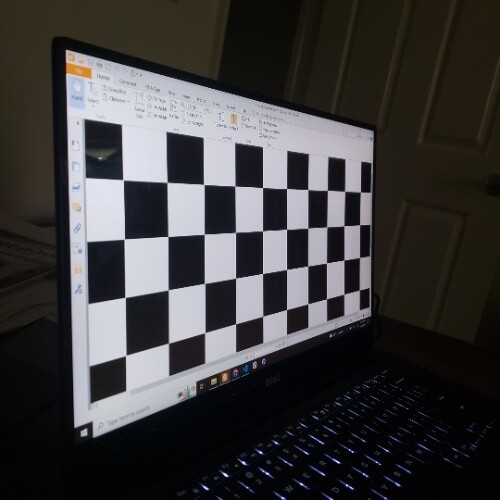
#> input picture Code/Stereo Vision/CalibrationImages/Checkerboards/Checkerboard0.jpg, 500 x 500 px; its folder holds 4 pictures in this run
$ python camera_calibration_Zhang.py
#> lines starting #> are read from the running program, lines starting #| are printed output that depends on the picture
import random
import time
import cv2
import numpy as np
import glob     # for reading files given the path
#===================================================================
#===================================================================

#===================================================================
def get_homography(all_matched_points, RANSAC_max_iterations, RANSAC_inlier_error_threshold):
    """ Applies RANSAC and obtains the homography """
    best_homography = np.zeros((3,3))
    num_correspondence_points = 25  # Homography will be the best fit for these correspondence points
    matches = all_matched_points

    inliers_for_best_model = 0
    # Apply RANSAC to get the best homography
    for i in range(RANSAC_max_iterations):
        rands = random.sample(range(len(all_matched_points)), num_correspondence_points)

        # Construct A matrix from the source and destination image pixel coordinates
        # The indices of the rows and columns for grayscale images have to be carefully considered
        A = np.empty(shape=[0, 9])
        for r in rands:
            a1 = np.array([[matches[r][0][0], matches[r][0][1], 1, 0, 0, 0, -matches[r][1][0] * matches[r][0][0],\
                           -matches[r][1][0] * matches[r][0][1], -matches[r][1][0]]])
            a2 = np.array([[0, 0, 0, matches[r][0][0], matches[r][0][1], 1, -matches[r][1][1] * matches[r][0][0],\
                           -matches[r][1][1] * matches[r][0][1], -matches[r][1][1]]])
            a = np.append(a1, a2, axis=0)
            A = np.append(A, a, axis=0)

        # The homography vector is the eigenvector of A^T A corresponding to the minimum eigenvalue
        # eigenvalues, eigenvectors = np.linalg.eig(np.transpose(A) @ A)
        # h = eigenvectors[np.argmin(eigenvalues)]

        # Alternatively, homography can be computed using SVD as well
        U, S, Vh = np.linalg.svd(A)
        h = Vh[-1]

        # Construct the matrix
        current_homography = np.array([[h[0], h[1], h[2]],
                                       [h[3], h[4], h[5]],
                                       [h[6], h[7], h[8]]]) / h[8]

        # Check the number of inliers produced by the given estimate of the homography
        current_inliers = 0
        for j in range(len(matches)):
            source_pixel_position = np.array([[matches[j][0][0]], [matches[j][0][1]], [1]])
            destination_pixel_position = np.array([[matches[j][1][0]], [matches[j][1][1]]])
            # print(destination_pixel_position)
            destination_pixel_position_prediction = current_homography.dot(source_pixel_position)
            # print(f'before dividing by homogeneous: {destination_pixel_position_prediction}')

            # Making predicted position homogeneous
            z_d = destination_pixel_position_prediction[2][0]
            destination_pixel_position_prediction = np.array([[destination_pixel_position_prediction[0][0]],
                                                              [destination_pixel_position_prediction[1][0]]])
            destination_pixel_position_prediction /= z_d

            # Check if the predicted position is within the threshold distance from the actual position
            if (np.linalg.norm(destination_pixel_position_prediction - destination_pixel_position) <\
                RANSAC_inlier_error_threshold):
                current_inliers += 1
                # print(f'{current_inliers}')

        if (current_inliers > inliers_for_best_model):
            inliers_for_best_model = current_inliers
            best_homography = current_homography
            # print(f'Homography: \n{best_homography}')
            # print(f'Inliers: {inliers_for_best_model}')

    return best_homography
#===================================================================

#===================================================================
def match_checkerboard_coordinates(grayscale_image, column_corners, row_corners, length_of_square):
    """ Returns the array of array of the (x,y) coordinates of the corner
    in the world coordinates and the pixel coordinates """
    # We know the coordinates of the corners of the checkboard
    # Therefore, there is no need to use a SIFT detector or any corner detectors

    # Get the corners
    _, corners_coordinates = cv2.findChessboardCorners(grayscale_image, (column_corners, row_corners), None)

    # Match the image and the world coordinates
    all_matched_points = []

    # Loop over the corners and formulate the world coordinates of the corner
    for i in range(len(corners_coordinates)):
        # Corner pixel coordinates
        u = int(corners_coordinates[i][0][0])
        v = int(corners_coordinates[i][0][1])

        # Corner w.r.t. camera coordinates (Only (x,y) is needed for homography)
        x = (int(i % column_corners) + 1) * length_of_square
        y = (int(i / column_corners) + 1) * length_of_square
        # print(f'(u, v): ({u}, {v})')
        # print(f'(x, y): ({x}, {y})')

        # Append to all_matched_points
        all_matched_points.append([[x,y], [u,v]])

    return all_matched_points
#===================================================================

#===================================================================
def get_intrinsic_matrix_Zhang(grayscale_images):
    """ Returns the projection matrix after calibrating the camera """
    # Set the number of corners along the row and column
    column_corners = 10
    row_corners = 4
    # One square is 32 mm long in the world coordinates
    length_of_square = 32

    # For RANSAC
    RANSAC_max_iterations = 1000
    RANSAC_inlier_error_threshold = 2

    V = np.empty(shape=[0, 6])
    # Loop over all the images to construct the V matrix
    for i in range(len(grayscale_images)):
        # print(f'Image index: {i}')
        # Match the points and compute the homography for the image
        all_matched_points = match_checkerboard_coordinates(grayscale_images[i],\
                                    column_corners, row_corners, length_of_square)
        h = get_homography(all_matched_points, RANSAC_max_iterations,\
                           RANSAC_inlier_error_threshold)
        # print(f'Homography: {h}')

        # Construct V using a minimum of 3 images
        v11 = np.array([[h[0][0] * h[0][0], h[0][0] * h[1][0] + h[1][0] * h[0][0], h[2][0] * h[0][0] + h[0][0] * h[2][0],\
                         h[1][0] * h[1][0], h[1][0] * h[2][0] + h[2][0] * h[1][0], h[2][0] * h[2][0]]])
        v12 = np.array([[h[0][0] * h[0][1], h[0][0] * h[1][1] + h[1][0] * h[0][1], h[2][0] * h[0][1] + h[0][0] * h[2][1],\
                         h[1][0] * h[1][1], h[1][0] * h[2][1] + h[2][0] * h[1][1], h[2][0] * h[2][1]]])
        v22 = np.array([[h[0][1] * h[0][1], h[0][1] * h[1][1] + h[1][1] * h[0][1], h[2][1] * h[0][1] + h[0][1] * h[2][1],\
                         h[1][1] * h[1][1], h[1][1] * h[2][1] + h[2][1] * h[1][1], h[2][1] * h[2][1]]])
        v_single_image = np.append(v12, v11 - v22, axis=0)
        V = np.append(V, v_single_image, axis=0)

    # Solve the SVD of V to get B and Cholesky decomposition of B to get (K^(-1))^T
    U, S, Vh = np.linalg.svd(V)
    b = Vh[-1]
    B = np.array([[b[0], b[1], b[2]],
                  [b[1], b[3], b[4]],
                  [b[2], b[4], b[5]]]) / b[5]

    # Obtain the Cholesky decomposition of B
    K_inv_T = np.linalg.cholesky(B)
    intrinsic_matrix = np.linalg.inv(np.transpose(K_inv_T))

    return intrinsic_matrix/intrinsic_matrix[2][2]
#===================================================================

#===================================================================
if __name__ == "__main__":
    total_time = time.time()
    image_path = '.\CalibrationImages\Checkerboards\*.jpg'
    images = []

    # Read off the files in image_path and append them to the images
    for file in glob.glob(image_path):
        image = cv2.imread(file)
#> image is the input picture: shape (500, 500, 3); mean B, G, R 61, 60.1, 61.6
        images.append(image)

    # Obtain the grayscale images
    grayscale_images = []
#> grayscale_images = []
    for image in images:
        grayscale_image = cv2.cvtColor(image, cv2.COLOR_BGR2GRAY)
        grayscale_images.append(grayscale_image)
#> this loop made 4 passes
#> pass 2, `grayscale_image = cv2.cvtColor(image, cv2.COLOR_BGR2GRAY)`:
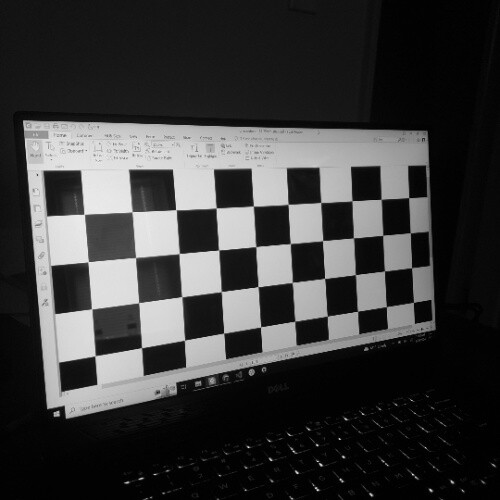
#> grayscale_image: shape (500, 500); min 0, max 242, mean 58.6
#> pass 3, `grayscale_image = cv2.cvtColor(image, cv2.COLOR_BGR2GRAY)`:
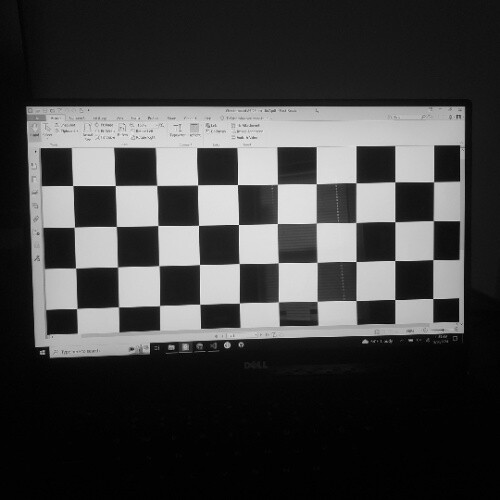
#> grayscale_image: shape (500, 500); min 0, max 246, mean 63.7

    # Calibrate the camera (get intrinsic paramter)
    # Also, set the parameters for RANSAC and chessboard detector inside get_intrinsic_matrix_Zhang
    intrinsic_matrix = get_intrinsic_matrix_Zhang(grayscale_images)
    print(f'Intrinsic Matrix:\n{intrinsic_matrix}')

    print(f'Total time: {round(time.time() - total_time, 2)} s.')

    cv2.waitKey(0)
    cv2.destroyAllWindows()
